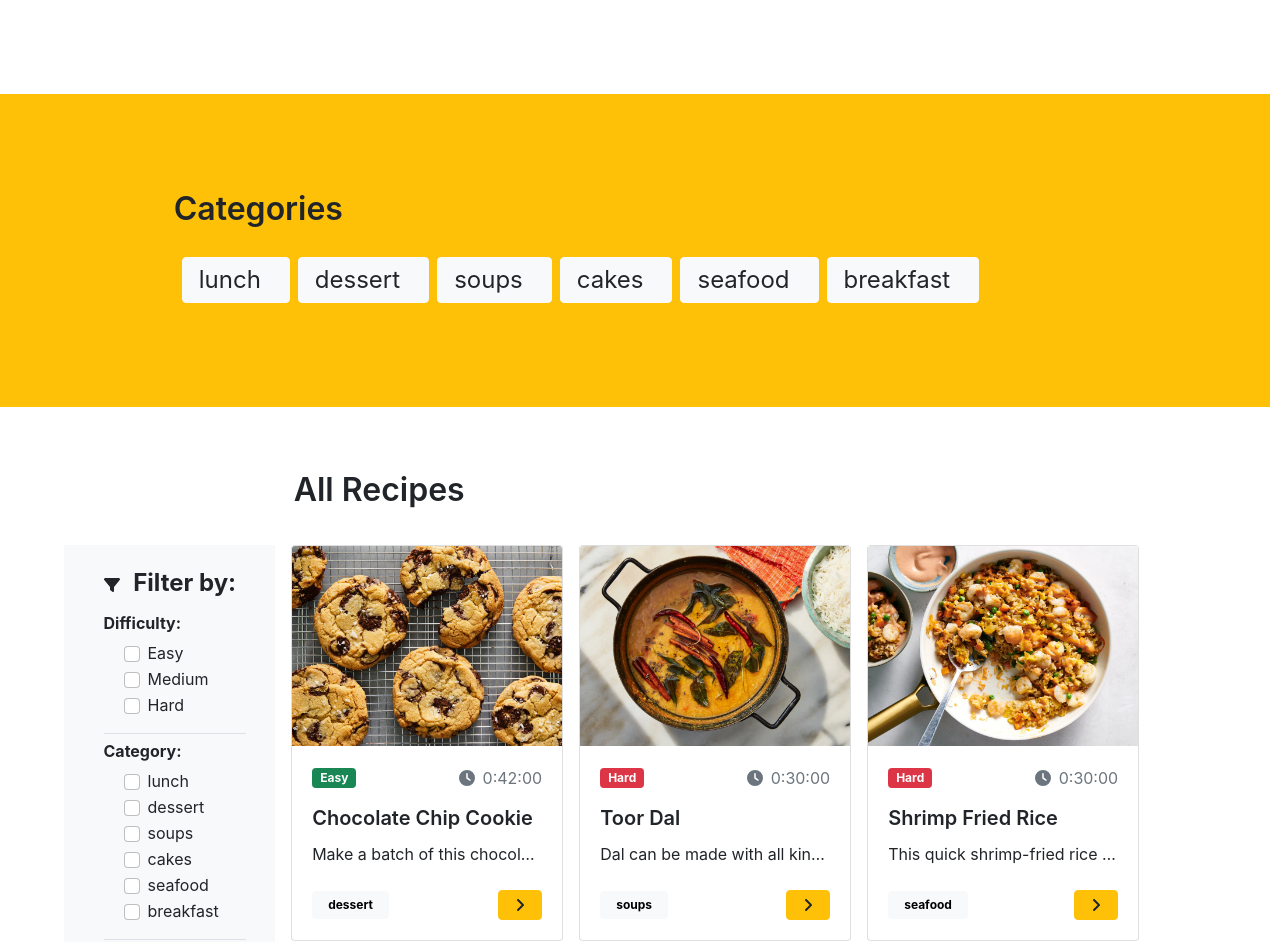
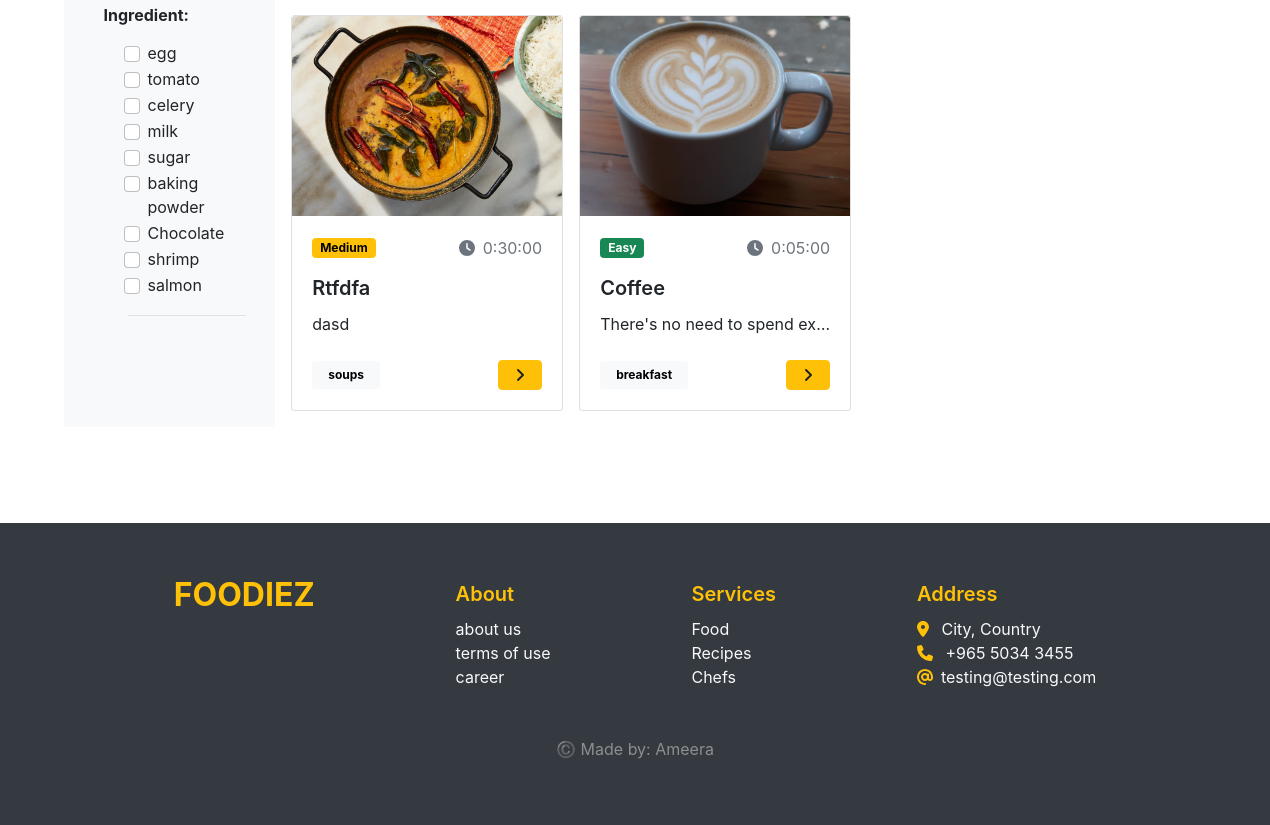
The app's page / (lower part), older data (2 pictures, top to bottom).
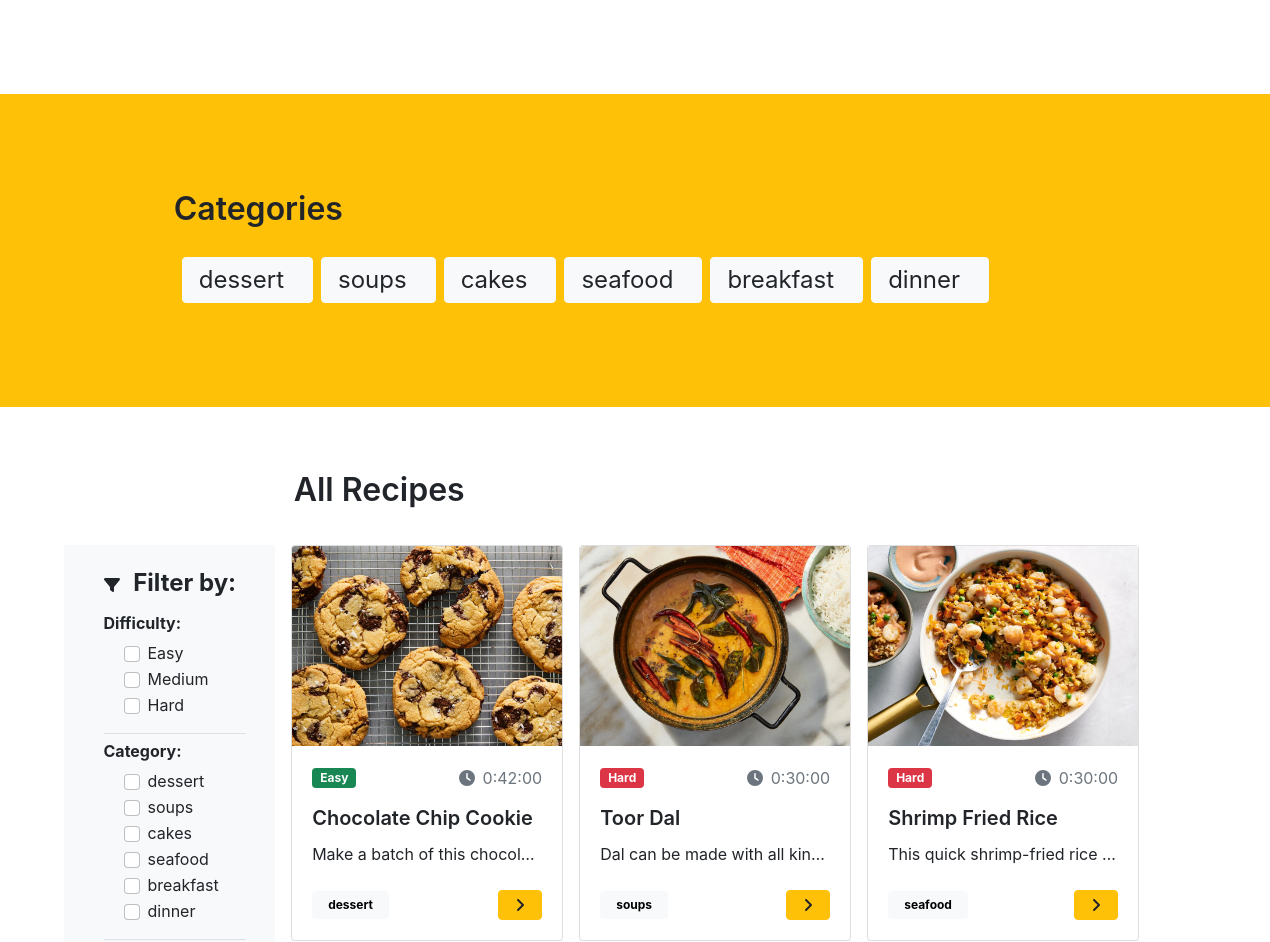
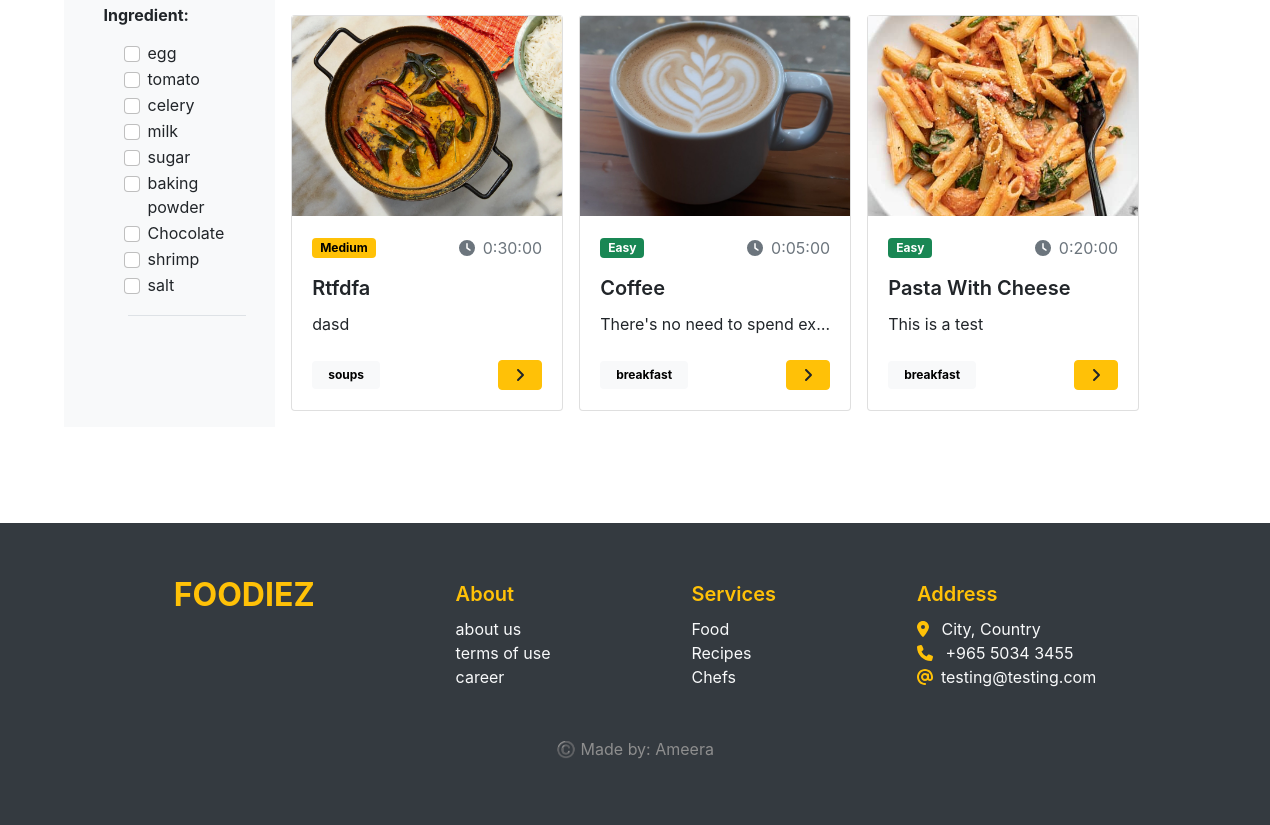
The same page, newer data (2 pictures, top to bottom).
### food/models.py (models this page shows, shortened)
class Category(models.Model):
    name = models.CharField(max_length=100, unique=True)
    def __str__(self) -> str:
        return self.name

class Ingredient(models.Model):
    name = models.CharField(max_length=100, unique=True)

class Recipe(models.Model):
    difficulty_choices = [
        ("Easy", "Easy"),
        ("Medium", "Medium"),
        ("Hard", "Hard"),
    ]
    created_by = models.ForeignKey(User, on_delete=models.CASCADE, related_name="created_by")
    name = models.CharField(max_length=200)
    difficulty = models.CharField(choices=difficulty_choices, max_length=15)
    duration = models.DurationField(default= timedelta(minutes=30))
    calories = models.FloatField(validators=[MinValueValidator(1), MaxValueValidator(10000)])
    serving = models.PositiveIntegerField(default=1)
    category = models.ForeignKey(Category, on_delete=models.CASCADE ,related_name="category")
    ingredients = models.ManyToManyField(Ingredient, related_name="ingredients")
    image = models.ImageField(upload_to="recipes/", default= "static/placeholder.png") # add a default image in static files
    description = models.TextField()
    directions = models.TextField()
    editor_pick = models.BooleanField(default=False)

### food/views.py (the view)
# urls.py: path("", views.home_view, name="home"),
def home_view(request):
    recipes = Recipe.objects.all()
    editors_pick = Recipe.objects.filter(editor_pick=True)
    categories = Category.objects.all()
    ingredients = Ingredient.objects.all()
    category_form = CategoryForm()
    ingredient_form = IngredientForm()
    context = {
        "recipes": recipes,
        "categories": categories,
        "category_form": category_form ,
        "editors_pick": editors_pick,
        "ingredient_form": ingredient_form,
        "ingredients": ingredients,
    }
    return render(request, "base.html", context)

### food/forms.py
class RegisterForm(forms.ModelForm):
    class Meta:
        model = User
        fields = ["username", "password"]
        widgets = {
            "password": forms.PasswordInput()
        }

class LoginForm(forms.Form):
    username = forms.CharField(required=True)
    password = forms.CharField(required=True, widget=forms.PasswordInput(),)

### food/context_processor.py (called while the page is built)
def processor(request):
    register_form = RegisterForm()
    login_form = LoginForm()
    return {'register_form': register_form, "login_form": login_form,}

### food/templates/base.html (shortened to what this page needs)
{% load bootstrap4 %}
{% bootstrap_css %}
{% load static %}
<!DOCTYPE html>
<html lang="en">
  <head>
    <link
      href="https://cdn.jsdelivr.net/npm/bootstrap@5.2.0/dist/css/bootstrap.min.css"
      rel="stylesheet"
    />
    <link rel="stylesheet" href="{% static 'css/styles.css' %}" />
  </head>
  <body>
            {% if request.user.is_authenticated %}
            <li class="nav-item fs-5 fw-semibold mx-auto">
              <a class="nav-link link-dark" href="{% url 'logout' %}">Logout</a>
            </li>
            {% else %}
            {% include 'snippets/login.html' %}
            {% include 'snippets/register.html' %} {% endif %}
    {% block content %}
    {% include 'pages/landing_page.html' %} {% endblock content %}
    <footer class="m-auto bg-dark pt-5 pb-5">
      <div class="container w-75 mb-5 d-flex justify-content-between">
        <a class="link-warning fs-2 fw-bold m-0" href="{% url 'home' %}"
          >FOODIEZ</a
        >
        <div class="d-flex flex-column">
          <p class="fs-5 fw-semibold mt-2 mb-2 text-warning">About</p>
          <a class="link-light" href="#">about us</a>
          <a class="link-light" href="#">terms of use</a>
          <a class="link-light" href="#">career</a>
        </div>
        <div class="d-flex flex-column">
          <p class="fs-5 fw-semibold mt-2 mb-2 text-warning">Services</p>
          <a class="link-light" href="#">Food</a>
          <a class="link-light" href="#">Recipes</a>
          <a class="link-light" href="#">Chefs</a>
        </div>
        <div class="d-flex flex-column text-light">
          <p class="fs-5 fw-semibold mt-2 mb-2 text-warning">Address</p>
          <p class="m-0">
            <i class="fa-solid fa-location-dot me-2 text-warning"></i> City,
            Country
          </p>
          <p class="m-0">
            <i class="fa-solid fa-phone me-2 text-warning"></i> +965 5034 3455
          </p>
          <p class="m-0">
            <i class="fa-solid fa-at me-2 text-warning"></i>testing@testing.com
          </p>
        </div>
      </div>
      <center class="mt-auto">
        <p class="footer-text fs-6">©️ Made by: Ameera</p>
      </center>
    </footer>
  </body>
</html>

### food/templates/pages/landing_page.html (shortened to what this page needs)
{% load static %}
{% load bootstrap4 %}
{% block content %}
<section class="pb-5">
  <div class="container-fluid w-100 pt-5 pb-5">
  </div>
</section>
<section class="bg-warning pb-5">
  <div class="container w-75 py-5">
    <h2 class="fs-2 fw-semibold mb-4 mt-5 pb-1">Categories</h2>
    <div class="d-flex flex-wrap ms-2 align-items-center">
      {% for cat in categories %}
      <div
        href="#"
        type="link"
        class="btn btn-light d-flex justify-content-between align-items-center py-1 ps-3 mb-2 me-2"
      >
        <p class="fs-4 me-3 my-0">{{ cat.name }}</p>
      </div>
      {% endfor %}
    </div>
  </div>
</section>
<section id="all-recipes" class="pb-5 mb-5 pt-3">
  <div
    class="container-fluid w-75 d-flex justify-content-between align-items-center mb-2"
  >
    <h2 class="fs-2 fw-semibold mb-4 mt-5 pb-1" style="margin-left: 13%">
      All Recipes
    </h2>
  </div>
  <div class="container-fluid" style="margin-left: 5%">
    <div class="row">
      <div class="col-md-2 p-0 m-0 bg-light">
        <div class="d-flex">
          <div class="p-4 ms-3" style="width: 15vw">
            <h6 class="fw-bold fs-4">
              <i class="fa-solid fa-filter fs-6 me-2"></i> Filter by:
            </h6>
            <h6 class="mt-3 mb-2 fw-bold">Difficulty:</h6>
            <div class="ms-4">
              <div class="form-check">
                <input
                  class="form-check-input"
                  type="checkbox"
                  data-filter="difficulty"
                  value="easy"
                />
                <label class="form-check-label" for="easy"> Easy </label>
              </div>
              <div class="form-check">
                <input
                  class="form-check-input"
                  type="checkbox"
                  data-filter="difficulty"
                  value="medium"
                />
                <label class="form-check-label" for="medium"> Medium </label>
              </div>
              <div class="form-check">
                <input
                  class="form-check-input"
                  type="checkbox"
                  data-filter="difficulty"
                  value="hard"
                />
                <label class="form-check-label" for="hard"> Hard </label>
              </div>
            </div>
            <h6 class="mt-3 mb-2 fw-bold border-top pt-2">Category:</h6>
            <div class="ms-4">
              {% for category in categories %}
              <div class="form-check">
                <input
                  class="form-check-input"
                  type="checkbox"
                  data-filter="category"
                  value="{{category.name}}"
                />
                <label class="form-check-label" for="{{category.name}}">
                  {{category.name}}
                </label>
              </div>
              {% empty %}
              <p>There's nothing to see here</p>
              {% endfor %}
            </div>
            <div
              class="mt-3 mb-2 border-top pt-2 d-flex justify-content-between align-items-center"
            >
              <h6 class="fw-bold">Ingredient:</h6>
            </div>
            <div class="ms-4 pb-3 border-bottom">
              {% for ingredient in ingredients %}
              <div class="form-check">
                <input
                  class="form-check-input"
                  type="checkbox"
                  data-filter="ingredient"
                  value="{{ingredient.name}}"
                />
                <label class="form-check-label" for="{{ingredient.name}}">
                  {{ingredient.name}}
                </label>
              </div>
              {% empty %}
              <p>There's nothing to see here</p>
              {% endfor %}
            </div>
          </div>
        </div>
      </div>
      <div class="col-md-10 p-0 m-0">
        {% include 'snippets/recipes_list.html' %}
      </div>
    </div>
  </div>
</section>
{% endblock content %}

### food/templates/snippets/recipes_list.html (shortened to what this page needs)
{% load bootstrap4 %}
<div class=" d-flex flex-wrap ms-3" id="filter-recipes">
    {% for recipe in recipes %}
    <div class="card me-3 mb-3" style="width: 17rem; height: max-content;">
        <center style="background-color: rgb(247, 247, 247);">
            <img src="{{ recipe.image.url }}" class="card-img-top w-100" alt="recipe image"
                style="object-fit: cover; height: 200px;">
        </center>
        <div class="card-body">
            <div class="d-flex justify-content-between align-items-center">
                {% if recipe.difficulty == "Easy" %}
                <p><span class="badge text-bg-success py-1 px-2">{{ recipe.difficulty }}</span></p>
                {% elif recipe.difficulty == "Medium" %}
                <p><span class="badge text-bg-warning py-1 px-2">{{ recipe.difficulty }}</span></p>
                {% elif recipe.difficulty == "Hard" %}
                <p><span class="badge text-bg-danger py-1 px-2">{{ recipe.difficulty }}</span></p>
                {% else %}
                null
                {% endif %}
                <p class="text-muted"><i class="fa-solid fa-clock me-2"></i>{{ recipe.duration }}</p>
            </div>
            <h5 class="card-title fw-semibold fs-5" style="text-transform: capitalize;">{{ recipe.name }}</h5>
            <p class="card-text fs-6" style="
                line-height: 1.5em;
                height: 2em;
                overflow: hidden;
                white-space: nowrap;
                text-overflow: ellipsis;
                width: 100%;">
                {{ recipe.description }}
            </p>
            <div class="d-flex justify-content-between align-items-center">
                <span class="badge text-bg-light px-3 py-2">{{ recipe.category }}</span>
                <a href="{% url 'recipe-detail' recipe_id=recipe.id %}" class="btn btn-warning fw-semibold"><i
                        class="fa-solid fa-angle-right mx-1"></i></a>
            </div>
        </div>
    </div>
    {% endfor %}
</div>

Row changes from the older to the newer data that the page shows:
removed Category: name "lunch"
removed Ingredient: name "salmon"
added Category: name "dinner"
added Ingredient: name "salt"
added Recipe: image (picture), difficulty "Easy", duration "0:20:00", name "Pasta With Cheese", description "This is a test", category "breakfast"
